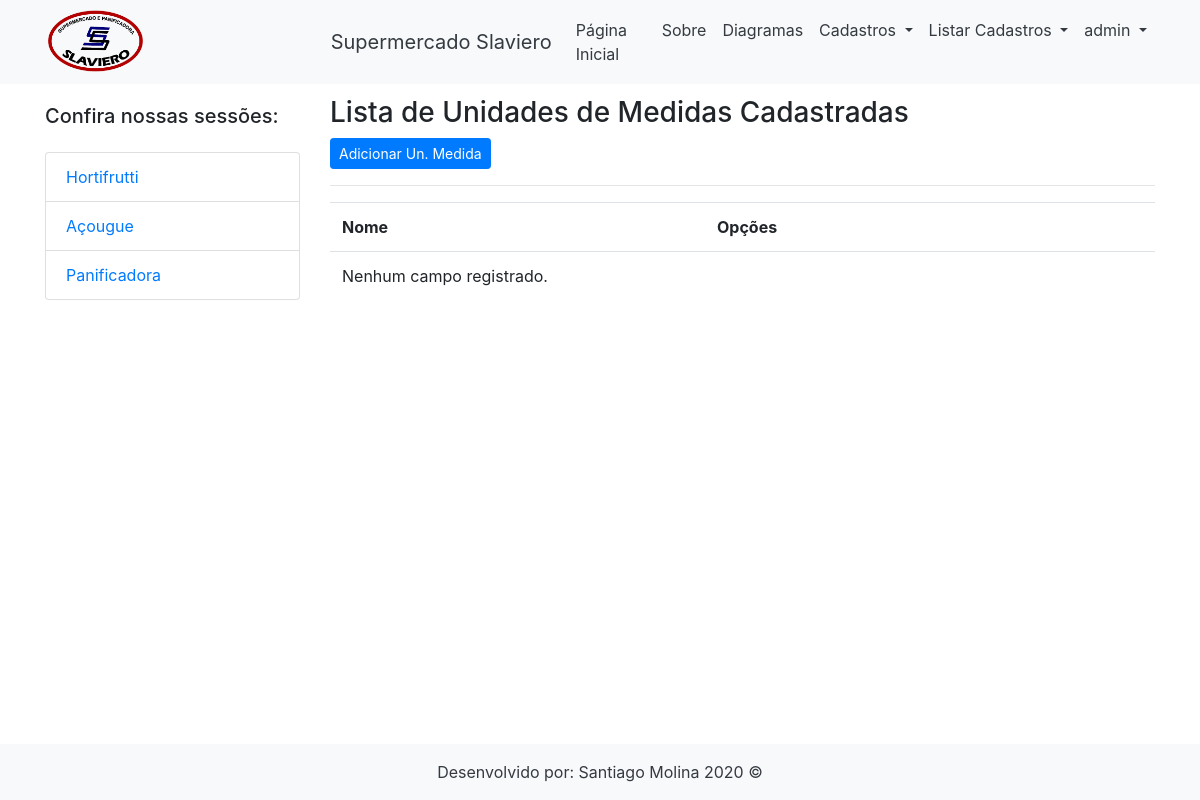
Page /listar/unidademedida/ (signed in) on the earlier database version.
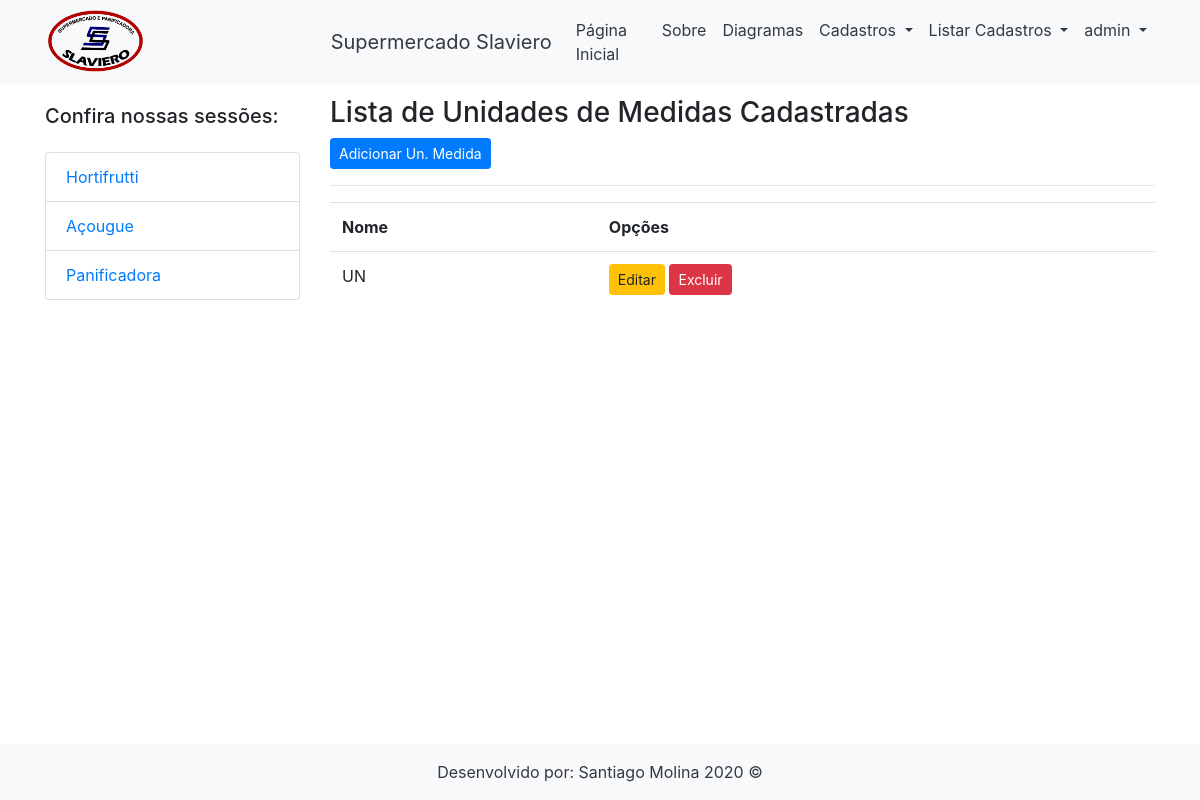
Same page on the later database version.
### cadastros/models.py (models this page shows, shortened)
class UnidadeMedida(models.Model):
    nome = models.CharField(max_length=100)

### cadastros/views.py (the view)
# urls.py: path('listar/unidademedida/', UnidadeMedidaList.as_view(), name='listar-unidademedida'),
class UnidadeMedidaList(LoginRequiredMixin, ListView):
    login_url = reverse_lazy('login')
    model = UnidadeMedida
    template_name = 'cadastros/listas/unidademedida.html'

### cadastros/templates/cadastros/listas/unidademedida.html (shortened to what this page needs)
{% extends 'paginas/modelo.html' %}
{% load static %}
{% block slide %}
<p></p><br>
<h3>Lista de Unidades de Medidas Cadastradas</h3>
<a href="{% url 'cadastrar-unidademedida' %}" class="btn btn-primary btn-sm">Adicionar Un. Medida</a>
<hr>
<div class="table responsive">
    <table class="table table striped">
        <tr>
            <th>Nome</th>
            <th>Opções</th>
        </tr>
        {% for unidademedida in object_list %}
        <tr>
            <td>{{ unidademedida.nome }}</td>
            <td>
                <a href="{% url 'editar-unidademedida' unidademedida.pk %}" class="btn btn-warning btn-sm" title="Excluir">Editar</a>
                <a href="{% url 'excluir-unidademedida' unidademedida.pk%}" class="btn btn-danger btn-sm" title="Editar">Excluir</a>
            </td>
        </tr>
        {% empty %}
        <tr>
            <td colspan="3">Nenhum campo registrado.</td>
        </tr>
        {% endfor %}
    </table>
</div>
{% endblock %}

Differences in the rows shown:
added UnidadeMedida: nome "UN"
Other differences:
text no longer shown: "Nenhum campo registrado."
